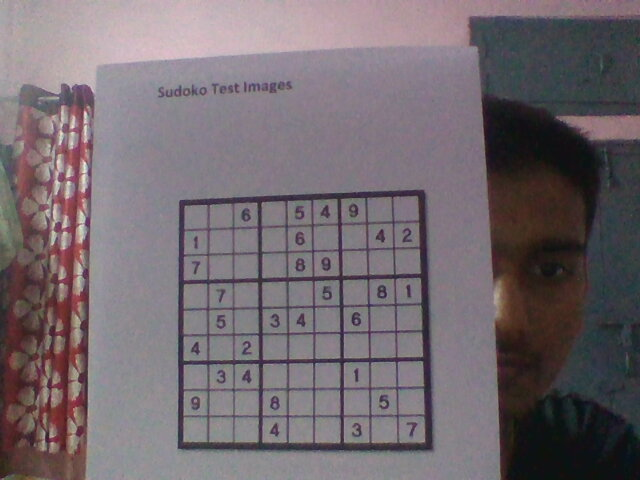
#> input picture Data/SudokuTest1.jpg, 640 x 480 px
$ python -i SudokuGrid.py   (imports and definitions only)
#> lines starting #> are read from the running program, lines starting #| are printed output that depends on the picture; after the words box and inside, x2 and y2 are one past the last pixel; in counts of white or black regions, pixels touching at a corner belong together
#> further down, picture is the input picture: shape (480, 640, 3); mean B, G, R 110.9, 105.4, 114.9
import cv2
import numpy as np

def Sudokugrid(Sudoku_image):
    image_copy=Sudoku_image
    grid_side_length=image_copy.shape[0]
#> grid_side_length = 480
    gray_image = cv2.cvtColor(image_copy, cv2.COLOR_BGR2GRAY)
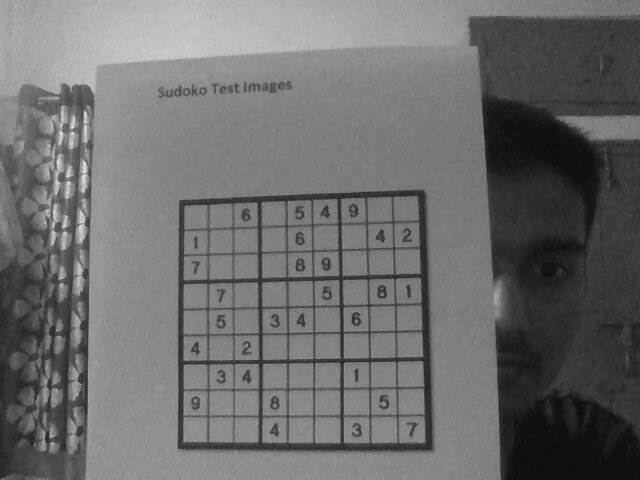
#> gray_image: shape (480, 640); min 13, max 237, mean 108.8
    blur = cv2.GaussianBlur(gray_image, (5,5), 0)
    _, th3 = cv2.threshold(blur, 0, 255, cv2.THRESH_OTSU)
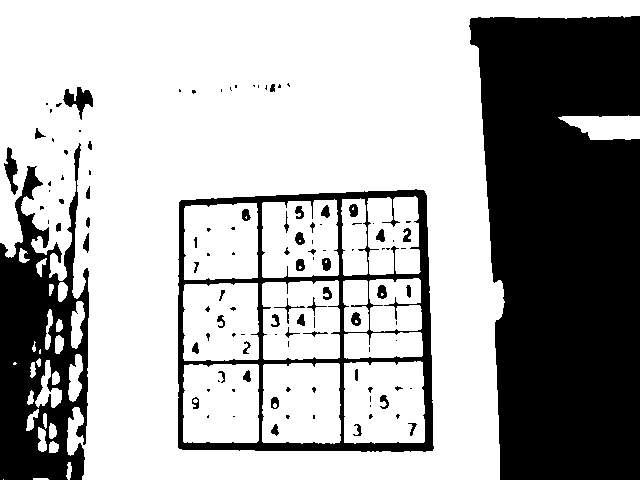
#> th3: shape (480, 640); 67.4% white; 116 black regions (65 under 20 px), largest, box (x1, y1, x2, y2) and area: (469, 16, 640, 480) 67728, (0, 143, 89, 480) 16925, (178, 189, 434, 452) 11788
    ret,thresh2 = cv2.threshold(th3, 127, 255, cv2.THRESH_BINARY_INV)
    return thresh2

>>> import cv2
>>> picture = cv2.imread('../Data/SudokuTest1.jpg')
>>> result = Sudokugrid(picture)

$ run again, on Data/SudokuTest2.jpg
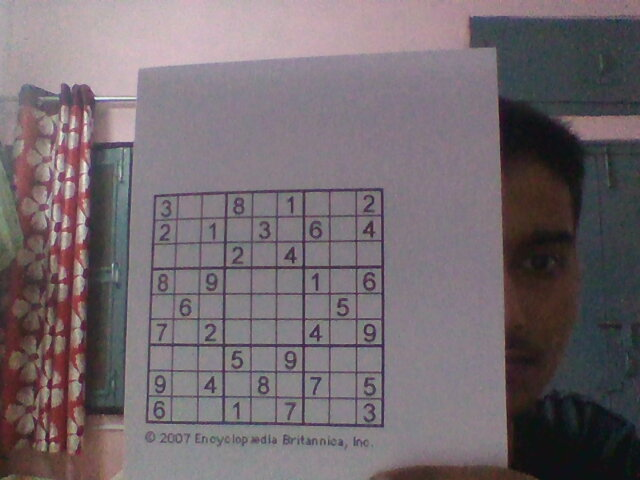
#> input picture Data/SudokuTest2.jpg, 640 x 480 px
#> picture is the input picture: shape (480, 640, 3); mean B, G, R 110.8, 105.7, 115.7
#> in Sudokugrid, `gray_image = cv2.cvtColor(image_copy, cv2.COLOR_BGR2GRAY)`:
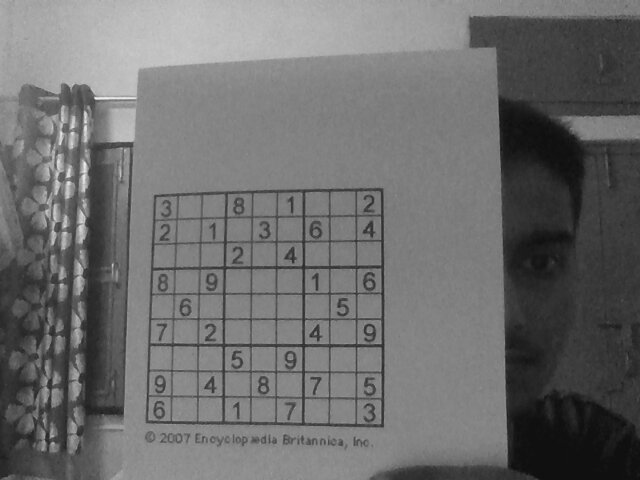
#> gray_image: shape (480, 640); min 13, max 242, mean 109.3
#> in Sudokugrid, `_, th3 = cv2.threshold(blur, 0, 255, cv2.THRESH_OTSU)`:
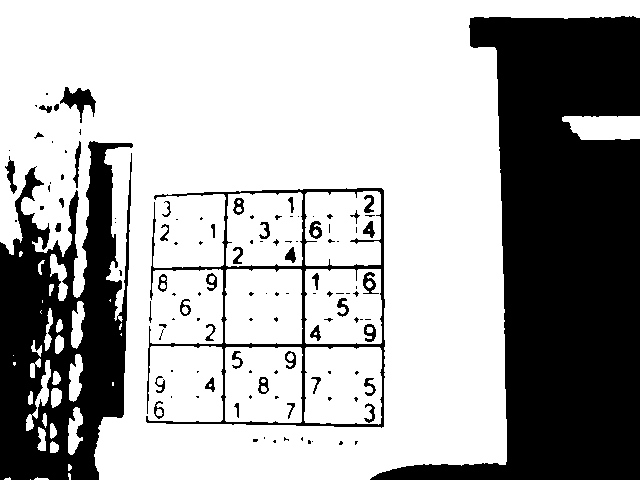
#> th3: shape (480, 640); 67.2% white; 121 black regions (76 under 20 px), largest, box (x1, y1, x2, y2) and area: (370, 16, 640, 480) 64745, (0, 141, 133, 480) 26751, (146, 188, 385, 428) 4933

$ run again, on Data/TestGrid1.jpg
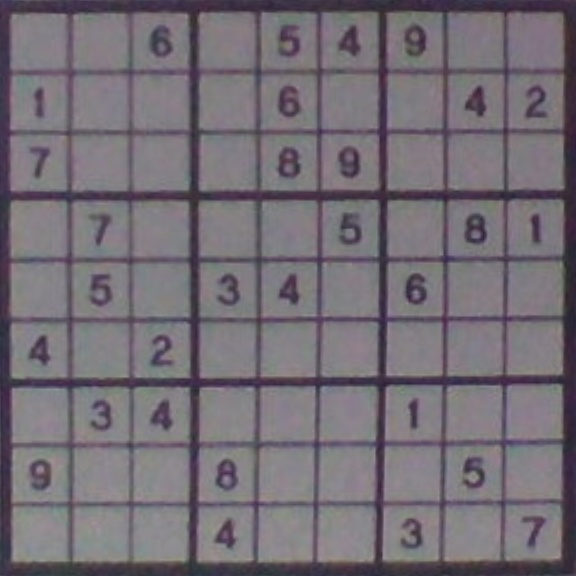
#> input picture Data/TestGrid1.jpg, 576 x 576 px
#> picture is the input picture: shape (576, 576, 3); mean B, G, R 117.3, 109.8, 116.2
#> in Sudokugrid, `_, th3 = cv2.threshold(blur, 0, 255, cv2.THRESH_OTSU)`:
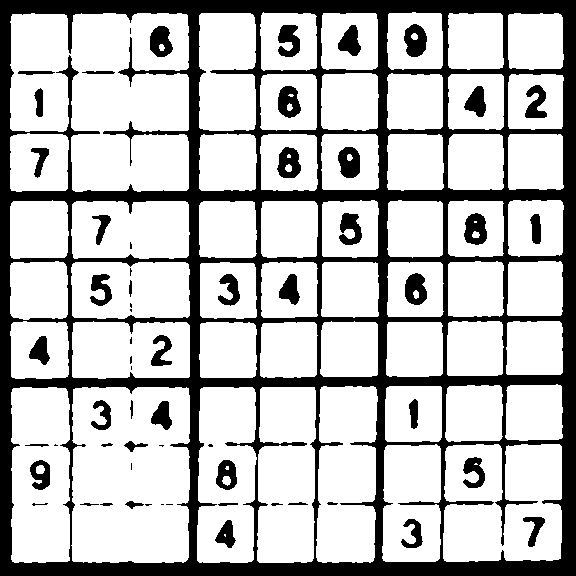
#> th3: shape (576, 576); 74.2% white; 61 black regions (15 under 20 px), largest, box (x1, y1, x2, y2) and area: (0, 0, 576, 576) 72815, (404, 24, 427, 57) 546, (464, 213, 487, 245) 536

$ run again, on Data/TestGrid2.jpg
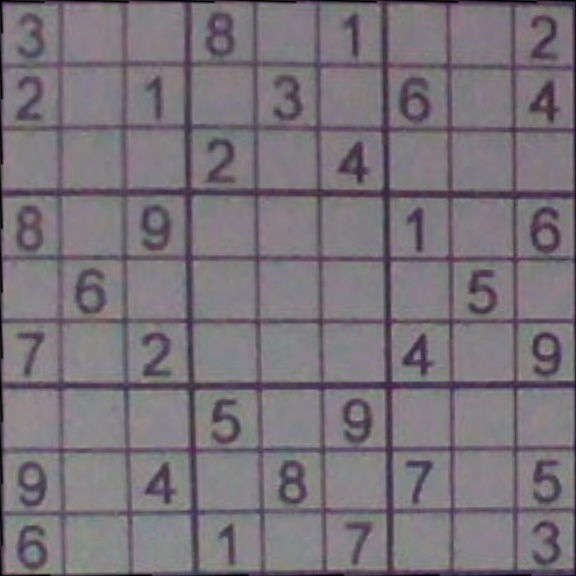
#> input picture Data/TestGrid2.jpg, 576 x 576 px
#> picture is the input picture: shape (576, 576, 3); mean B, G, R 121.2, 114.5, 120.8
#> in Sudokugrid, `_, th3 = cv2.threshold(blur, 0, 255, cv2.THRESH_OTSU)`:
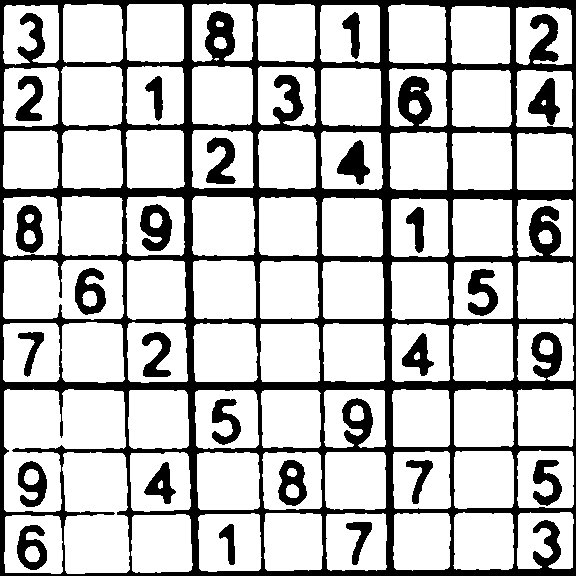
#> th3: shape (576, 576); 75.3% white; 24 black regions, largest, box (x1, y1, x2, y2) and area: (0, 0, 576, 576) 66624, (140, 204, 172, 251) 959, (16, 205, 43, 253) 866
